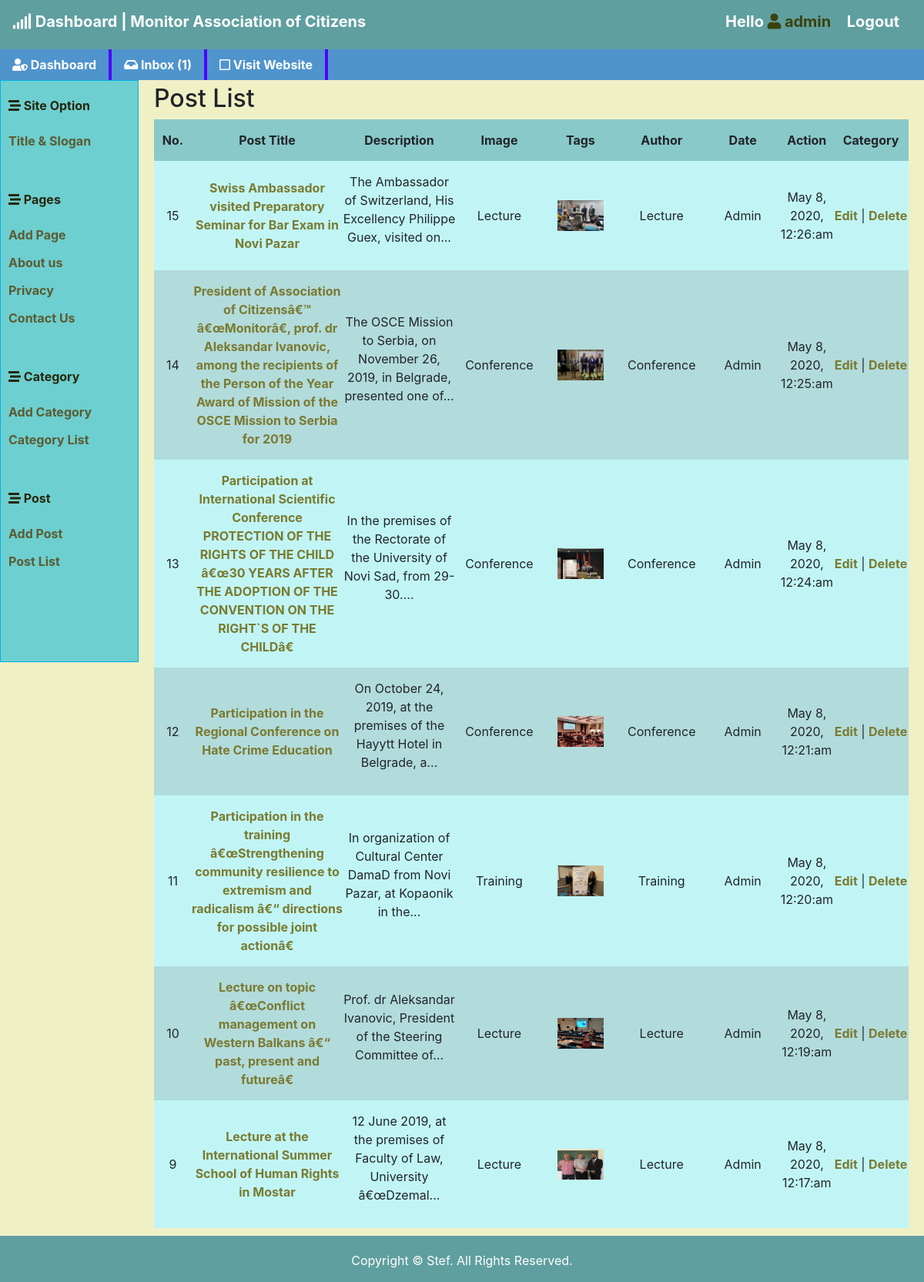
The app's page /admin/postList.php (signed in) with its own data.
### tables this page shows
CREATE TABLE `page` (
  `id` int(10) UNSIGNED NOT NULL,
  `page_title` varchar(200) NOT NULL,
  `page_body` text NOT NULL
);

CREATE TABLE `post` (
  `id` int(10) UNSIGNED NOT NULL,
  `title` varchar(200) NOT NULL,
  `image` varchar(200) NOT NULL,
  `author` varchar(200) NOT NULL,
  `body` text NOT NULL,
  `tags` varchar(200) NOT NULL,
  `date` timestamp NOT NULL DEFAULT CURRENT_TIMESTAMP ON UPDATE CURRENT_TIMESTAMP,
  `category_id` int(10) UNSIGNED NOT NULL
);

CREATE TABLE `category` (
  `id` int(10) UNSIGNED NOT NULL,
  `name` varchar(200) NOT NULL
);

### classes/database.php (called while the page is built, shortened)
<?php
Class Database {
	public $host   = DB_HOST;
	public $user   = DB_USER;
	public $pass   = DB_PASS;
	public $dbname = DB_NAME;
	public $link;
	private function connectDB() {
		$this->link = new mysqli($this->host, $this->user, $this->pass, $this->dbname);
 }
	public function select($query) {
		$result = $this->link->query($query) or die($this->link->error.__LINE__);
		if($result->num_rows > 0){
			return $result;
		}
		else {
			return false;
		}
	}
}
?>

### classes/format.php (called while the page is built, shortened)
<?php
class Format {
	 public function formatData($date) {
		 return date('F j, Y, g:i:a', strtotime($date));
	 }
	 public function textShorten($text, $limit = 360) {
		 $text = $text . " ";
		 $text = substr($text, 0, $limit);
		 $text = substr($text, 0, strrpos($text, ' '));
		 $text = $text . "...";
		 return $text;
	 }
}
 ?>

### admin/postList.php (the view, shortened to what this page needs)
<?php
include "inc/header.php";
include "inc/sidebar.php";
?>
        <div class="main-box clear">
            <div class="box-postlist">
                <h2>Post List</h2>
                <div class="block">
                <table>
        					<thead>
        						<tr>
        							<th width="5%">No. </th>
        							<th width="20%">Post Title</th>
        							<th width="15%">Description</th>
        							<th width="10$">Image</th>
        							<th width="10%">Tags</th>
        							<th width="10$">Author</th>
        							<th width="10%">Date</th>
        							<th width="05%">Action</th>
                      <th width="10%">Category</th>
        						</tr>
        					</thead>
        					<tbody>
                    <?php
            					$query = "SELECT post.*, category.name FROM post INNER JOIN category ON post.category_id = category.id ORDER BY post.id DESC";
            					$post = $database->select($query);
            					if($post) {
            						while($result = $post->fetch_assoc()) {
        					   ?>
        						<tr>
        							<td><?php echo $result['id']; ?></td>
        							<td><a href="../post.php?id=<?php echo $result['id']; ?>"><?php echo $result['title']; ?></a></td>
        							<td><p><?php echo $format->textShorten($result['body'], 80); ?></p></td>
        							<td><?php echo $result['name']; ?></td>
        							<td><img src="../admin/<?php echo $result['image']; ?>" height="40px" width="60px" alt="preview"></td>
        							<td><?php echo $result['tags']; ?></td>
        							<td><?php echo $result['author']; ?></td>
        							<td><?php echo $format->formatData($result['date']); ?></td>
        							<td><a href="editPost.php?id=<?php echo $result['id']; ?>">Edit</a> | <a onlick="return confirm('Are you sure want to delete?'); " href="?del=<?php echo $result['id']; ?>">Delete</a></td>
        						</tr>
        						<?php } } ?>
        					</tbody>
        				</table>
               </div>
            </div>
        </div>
	<?php include "inc/footer.php"; ?>

### admin/inc/sidebar.php
<div class="sidebar">
    <ul>
       <li><a><i class="fas fa-stream"></i> Site Option</a>
            <ul>
                <li><a href="titleslogan.php">Title & Slogan</a></li>
            </ul>
        </li>
         <li><a><i class="fas fa-stream"></i> Pages</a>
            <ul>
                <li><a href="addpage.php">Add Page</a></li>
                <?php
                $query = "SELECT * FROM page";
                $pages = $database->select($query);
                if($pages) {
                    while($result = $pages->fetch_assoc()) { ?>
                      <li><a href='../page.php?pageid=<?php echo $result['id']; ?>'><?php echo $result['page_title']; ?></a></li>
                <?php } } ?>
                <li><a href="../contact.php">Contact Us</a></li>
            </ul>
        </li>
        <li><a><i class="fas fa-stream"></i> Category</a>
            <ul>
                <li><a href="addcat.php">Add Category</a> </li>
                <li><a href="catlist.php">Category List</a> </li>
            </ul>
        </li>
        <li><a><i class="fas fa-stream"></i> Post</a>
            <ul>
                <li><a href="addpost.php">Add Post</a> </li>
                <li><a href="postlist.php">Post List</a> </li>
            </ul>
        </li>
    </ul>
</div>

### admin/css/style.css (style rules this page uses)
* { margin: 0; padding: 0; }
body { padding: 0; margin: 0; font-family:'Roboto','Century Gothic','Arial','AppleGothic',sans-serif; font-size: 1.1em; line-height: 1.2em; background-color: #f0f0c5; color: #444; }
a { color: #000; font-weight: bold; text-decoration: none; }
h2 { font-size: 24px; }
.clear { overflow: hidden; }
.main-box { background-color: #f0f0c5; }
.box-postlist { background-color: #f0f0c5; margin: 5px 20px 10px 20px; background-color: #f0f0c5; }
.sidebar { float: left; background: #6dcfcf; border: 1px solid #00B2EE; padding: 10px; width: 180px; color: #26260c; list-style: none; }
.sidebar ul { padding-top: 10px; padding-bottom: 40px; }
.sidebar a { display: block; padding-bottom: 12px; list-style: none; color: #5c5b32; }
table { width: 100%; border-collapse: collapse; }
table th, td { padding: 15px 0px ; text-align: center; }
table th { background-color: #89c9c9; }
tr:nth-child(odd) { background-color: #c1f5f5; }
tr:nth-child(even) { background-color: #b2dbdb; }
table a { color: #7a7a30; }

### admin/postList.php (style rules this page uses)
body { background-color: #f0f0c5; }

### records on screen
page: page_title "About us"
page: page_title "Privacy"
post: id "15", title "Swiss Ambassador visited Preparatory Seminar for Bar Exam in Novi Pazar", body "The Ambassador of Switzerland, His Excellency Philippe Guex, visited on...", category.name "Lecture", image (picture), tags "Lecture", author "Admin", date "May 8, 2020, 12:26:am"
post: id "14", title "President of Association of Citizensâ€™ â€œMonitorâ€, prof. dr Aleksandar Ivanovic, among the recipients of the Person of the Year Award of Mission of the OSCE Mission to Serbia for 2019", body "The OSCE Mission to Serbia, on November 26, 2019, in Belgrade, presented one of...", category.name "Conference", image (picture), tags "Conference", author "Admin", date "May 8, 2020, 12:25:am"
post: id "13", title "Participation at International Scientific Conference PROTECTION OF THE RIGHTS OF THE CHILD â€œ30 YEARS AFTER THE ADOPTION OF THE CONVENTION ON THE RIGHT`S OF THE CHILDâ€", body "In the premises of the Rectorate of the University of Novi Sad, from 29-30....", category.name "Conference", image (picture), tags "Conference", author "Admin", date "May 8, 2020, 12:24:am"
post: id "12", title "Participation in the Regional Conference on Hate Crime Education", body "On October 24, 2019, at the premises of the Hayytt Hotel in Belgrade, a...", category.name "Conference", image (picture), tags "Conference", author "Admin", date "May 8, 2020, 12:21:am"
post: id "11", title "Participation in the training â€œStrengthening community resilience to extremism and radicalism â€“ directions for possible joint actionâ€", body "In organization of Cultural Center DamaD from Novi Pazar, at Kopaonik in the...", category.name "Training", image (picture), tags "Training", author "Admin", date "May 8, 2020, 12:20:am"
post: id "10", title "Lecture on topic â€œConflict management on Western Balkans â€“ past, present and futureâ€", body "Prof. dr Aleksandar Ivanovic, President of the Steering Committee of...", category.name "Lecture", image (picture), tags "Lecture", author "Admin", date "May 8, 2020, 12:19:am"
post: id "9", title "Lecture at the International Summer School of Human Rights in Mostar", body "12 June 2019, at the premises of Faculty of Law, University â€œDzemal...", category.name "Lecture", image (picture), tags "Lecture", author "Admin", date "May 8, 2020, 12:17:am"

### other values on screen
$username "admin"
$count = mysqli_num_rows($msg).")" "1)"
